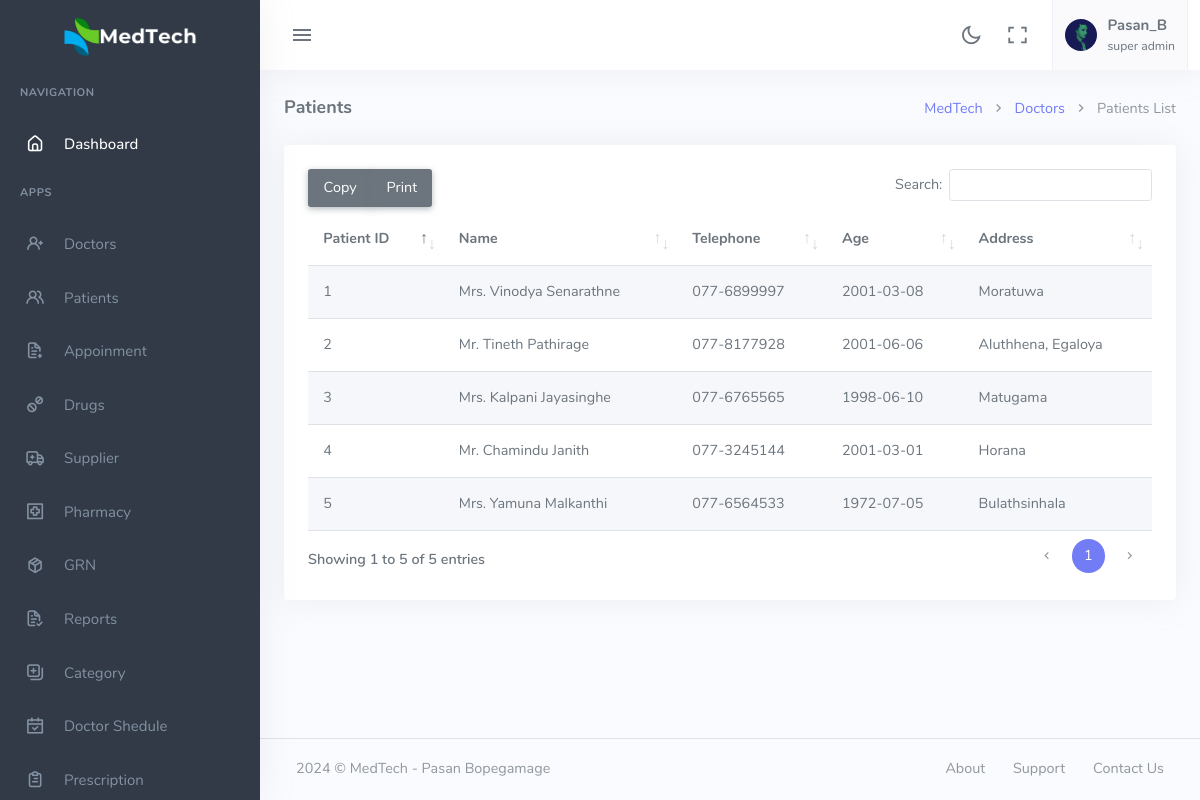
/home.php?page=list-patient (signed in), run on the app's committed database.
### tables this page shows
CREATE TABLE `user` (
  `User_Id` int(5) NOT NULL,
  `UserName` varchar(255) DEFAULT NULL,
  `Password` varchar(255) DEFAULT NULL,
  `Email` varchar(255) DEFAULT NULL,
  `Role_Id` int(11) DEFAULT NULL,
  `Enable` int(1) DEFAULT NULL
);

CREATE TABLE `user_roles` (
  `Role_Id` int(11) NOT NULL,
  `RoleName` varchar(255) DEFAULT NULL
);

CREATE TABLE `patient` (
  `Patient_Id` int(11) NOT NULL,
  `Title` varchar(10) DEFAULT NULL,
  `FirstName` varchar(255) DEFAULT NULL,
  `LastName` varchar(255) DEFAULT NULL,
  `Telephone` varchar(20) DEFAULT NULL,
  `Address` varchar(255) DEFAULT NULL,
  `Birthday` date DEFAULT NULL,
  `Gender` varchar(10) DEFAULT NULL
);

### db-config.php (called while the page is built)
<?php
$sql_server = 'localhost';
$sql_username = 'root';
$sql_password = '';
$sql_database = 'medtech';
?>

### class/user.php (called while the page is built, shortened)
<?php
class User
{
    private $sqlcon;
    public function __construct()
    {
        if (file_exists('../db-config.php')) {
            include '../db-config.php';
        } else {
            include 'db-config.php';
        }
        $this->sqlcon = mysqli_connect($sql_server, $sql_username, $sql_password, $sql_database);
    }
    public function get_userdet_byemail($user_email, $col)
    {
        $sql_get_rolls = "SELECT * FROM user WHERE Email='$user_email'";
        $res_get_rolls = mysqli_query($this->sqlcon, $sql_get_rolls);
        $row_get_rolls = mysqli_fetch_array($res_get_rolls);
        return $row_get_rolls[$col];
    }
    public function get_userrole($roll_id)
    {
        $sql_get_role = "SELECT * FROM user_roles WHERE Role_Id = $roll_id";
        $res_get_role = mysqli_query($this->sqlcon, $sql_get_role);
        $row_get_role = mysqli_fetch_array($res_get_role);
        return $row_get_role["RoleName"];
    }
}
?>

### class/patient.php (the view, shortened to what this page needs)
<?php
class Patient
{
	private $sqlcon;
	public function __construct()
	{
		if (file_exists('../db-config.php')) {
			include '../db-config.php';
		} else {
			include 'db-config.php';
		}
		$this->sqlcon = mysqli_connect($sql_server, $sql_username, $sql_password, $sql_database);
	}
	public function list_patient()
	{
		echo "<tbody>";
		$sql_getpat = "SELECT * FROM patient";
		$res_getpat = mysqli_query($this->sqlcon, $sql_getpat);
		while ($row_pats = mysqli_fetch_array($res_getpat)) {
			echo "<tr><td>" . $row_pats['Patient_Id'] . "</td>";
			echo "<td>" . $row_pats['Title'] . " " . $row_pats['FirstName'] . " " . $row_pats['LastName'] . "</td>";
			echo "<td>" . $row_pats['Telephone'] . "</td>";
			echo "<td>" . $row_pats['Birthday'] . "</td>";
			echo "<td>" . $row_pats['Address'] . "</td>";
			echo "</tr>";
		}
		echo "</tbody>";
	}
}
?>

### menu/top_menu.php (shortened to what this page needs)
<?php
include 'class/doctor.php';
$doctor = new Doctor();
if (!isset($_SESSION["username"])) {
    ?>
    <script>window.location.replace("logout.php");</script>
    <?php
} else {
    $user_email = $_SESSION["username"];
    include 'class/user.php';
    $user = new User();
    $roll_id = $user->get_userdet_byemail($user_email, 'Role_Id');
    $uname = $user->get_userdet_byemail($user_email, 'UserName');
    $uid = $user->get_userdet_byemail($user_email, 'User_Id');
    if ($roll_id == '2') {
        $lable_name = $doctor->getdet_byID($uid, 'FirstName');
        $doc_id = $doctor->getdet_byID($uid, 'Doctor_Id');
    } else {
        $lable_name = $uname;
    }
    $Role_name = $user->get_userrole($roll_id);
}
?>
<div class="navbar-custom">
    <div class="topbar container-fluid">
        <div class="d-flex align-items-center gap-lg-2 gap-1">
            <button class="button-toggle-menu">
                <i class="mdi mdi-menu"></i>
            </button>
        </div>
        <ul class="topbar-menu d-flex align-items-center gap-3">
            <li class="d-none d-sm-inline-block">
                <div class="nav-link" id="light-dark-mode" data-bs-toggle="tooltip" data-bs-placement="left"
                    title="Theme Mode">
                    <i class="ri-moon-line font-22"></i>
                </div>
            </li>
            <li class="d-none d-md-inline-block">
                <a class="nav-link" href="#" data-toggle="fullscreen">
                    <i class="ri-fullscreen-line font-22"></i>
                </a>
            </li>
            <li class="dropdown">
                <a class="nav-link dropdown-toggle arrow-none nav-user px-2" data-bs-toggle="dropdown" href="#"
                    role="button" aria-haspopup="false" aria-expanded="false">
                    <span class="account-user-avatar">
                        <img src="assets/images/users/avatar-1.jpg" alt="user-image" width="32" class="rounded-circle">
                    </span>
                    <span class="d-lg-flex flex-column gap-1 d-none">
                        <h5 class="my-0">
                            <?php echo $lable_name; ?>
                        </h5>
                        <h6 class="my-0 fw-normal">
                            <?php echo $Role_name; ?>
                        </h6>
                    </span>
                </a>
            </li>
        </ul>
    </div>
</div>

### data on the page
user: UserName "Pasan_B", Role_Id.RoleName "super admin"
patient: Patient_Id "1", Title "Mrs.", FirstName "Vinodya", LastName "Senarathne", Telephone "077-6899997", Birthday "2001-03-08", Address "Moratuwa"
patient: Patient_Id "2", Title "Mr.", FirstName "Tineth", LastName "Pathirage", Telephone "077-8177928", Birthday "2001-06-06", Address "Aluthhena, Egaloya"
patient: Patient_Id "3", Title "Mrs.", FirstName "Kalpani", LastName "Jayasinghe", Telephone "077-6765565", Birthday "1998-06-10", Address "Matugama"
patient: Patient_Id "4", Title "Mr.", FirstName "Chamindu", LastName "Janith", Telephone "077-3245144", Birthday "2001-03-01", Address "Horana"
patient: Patient_Id "5", Title "Mrs.", FirstName "Yamuna", LastName "Malkanthi", Telephone "077-6564533", Birthday "1972-07-05", Address "Bulathsinhala"
